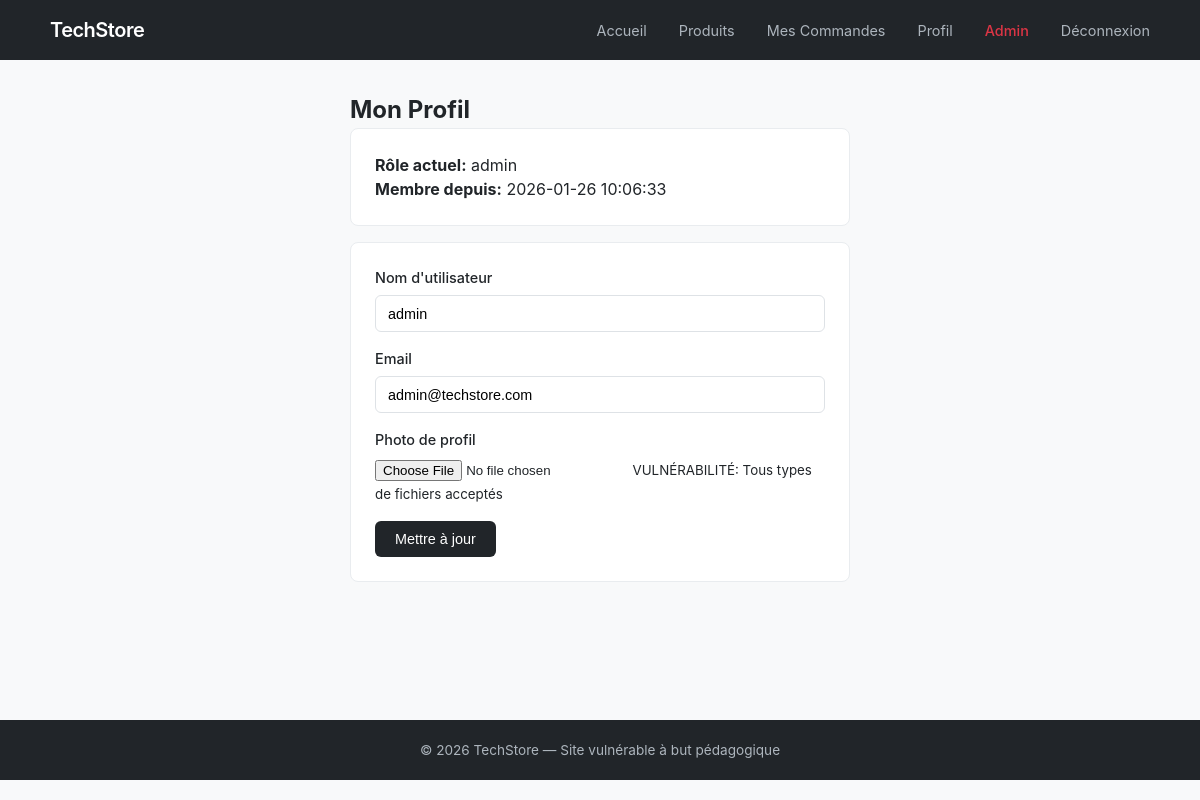
The app's page /profile.php (signed in) with its own data.
### tables this page shows
CREATE TABLE users (
    id INT AUTO_INCREMENT PRIMARY KEY,
    username VARCHAR(50) NOT NULL,
    password VARCHAR(255) NOT NULL,
    email VARCHAR(100),
    role VARCHAR(20) DEFAULT 'user',
    created_at TIMESTAMP DEFAULT CURRENT_TIMESTAMP
);

### profile.php (the view, shortened to what this page needs)
<?php
require_once 'config/database.php';
$user_id = $_SESSION['user_id'];
$query = "SELECT * FROM users WHERE id = $user_id";
$result = mysqli_query($conn, $query);
$user = mysqli_fetch_assoc($result);
?>
<!DOCTYPE html>
<html lang="fr">
<head>
    <link rel="stylesheet" href="assets/css/style.css">
</head>
<body>
    <header>
        <nav>
            <div class="logo"><a href="index.php">TechStore</a></div>
            <ul class="nav-links">
                <li><a href="index.php">Accueil</a></li>
                <li><a href="products.php">Produits</a></li>
                <li><a href="orders.php">Mes Commandes</a></li>
                <li><a href="profile.php">Profil</a></li>
                <?php if($_SESSION['role'] == 'admin'): ?>
                    <li><a href="admin/dashboard.php" class="admin-link">Admin</a></li>
                <?php endif; ?>
                <li><a href="logout.php">Déconnexion</a></li>
            </ul>
        </nav>
    </header>
    <main>
        <section class="profile-page">
            <h2>Mon Profil</h2>
            <div class="profile-info">
                <p><strong>Rôle actuel:</strong> <?php echo $user['role']; ?></p>
                <p><strong>Membre depuis:</strong> <?php echo $user['created_at']; ?></p>
            </div>
            <form method="POST" enctype="multipart/form-data" class="profile-form">
                <div class="form-group">
                    <label for="username">Nom d'utilisateur</label>
                    <input type="text" id="username" name="username"
                           value="<?php echo $user['username']; ?>">
                </div>
                <div class="form-group">
                    <label for="email">Email</label>
                    <input type="email" id="email" name="email"
                           value="<?php echo $user['email']; ?>">
                </div>
                <div class="form-group">
                    <label for="avatar">Photo de profil</label>
                    <input type="file" id="avatar" name="avatar">
                    <small>VULNÉRABILITÉ: Tous types de fichiers acceptés</small>
                </div>
                <button type="submit" name="submit" class="btn btn-primary">Mettre à jour</button>
            </form>
        </section>
    </main>
    <footer>
        <p>&copy; 2026 TechStore — Site vulnérable à but pédagogique</p>
    </footer>
</body>
</html>

### assets/css/style.css (style rules this page uses)
* { margin: 0; padding: 0; box-sizing: border-box; }
body { font-family: -apple-system, BlinkMacSystemFont, 'Segoe UI', Roboto, sans-serif; background: #f8f9fa; color: #212529; line-height: 1.5; }
a { color: #0d6efd; text-decoration: none; }
header { background: #212529; padding: 0 2rem; position: sticky; top: 0; z-index: 100; }
nav { max-width: 1100px; margin: 0 auto; display: flex; justify-content: space-between; align-items: center; height: 60px; }
.logo a { color: #fff; font-size: 1.25rem; font-weight: 600; letter-spacing: -0.5px; }
.nav-links { display: flex; list-style: none; gap: 2rem; }
.nav-links a { color: #adb5bd; font-size: 0.9rem; transition: color 0.2s; }
.admin-link { color: #dc3545 !important; font-weight: 500; }
main { max-width: 1100px; margin: 0 auto; padding: 2rem; min-height: calc(100vh - 140px); }
.btn, button[type="submit"] { padding: 0.6rem 1.25rem; background: #212529; color: #fff; border: none; border-radius: 6px; font-size: 0.9rem; cursor: pointer; transition: background 0.2s; }
.btn-primary { background: #0d6efd; }
.form-group { margin-bottom: 1rem; }
.form-group label { display: block; margin-bottom: 0.4rem; font-size: 0.9rem; font-weight: 500; }
.form-group input[type="text"], .form-group input[type="email"], .form-group input[type="password"], .form-group input[type="number"], .form-group textarea { width: 100%; padding: 0.6rem 0.75rem; border: 1px solid #dee2e6; border-radius: 6px; font-size: 0.9rem; }
.profile-page { max-width: 500px; margin: 0 auto; }
.profile-info, .profile-form { background: #fff; padding: 1.5rem; border-radius: 8px; margin-bottom: 1rem; border: 1px solid #e9ecef; }
footer { background: #212529; color: #adb5bd; text-align: center; padding: 1.25rem; font-size: 0.85rem; }

### records on screen
users: role "admin", created_at "2026-01-26 10:06:33", username "admin", email "admin@techstore.com"
